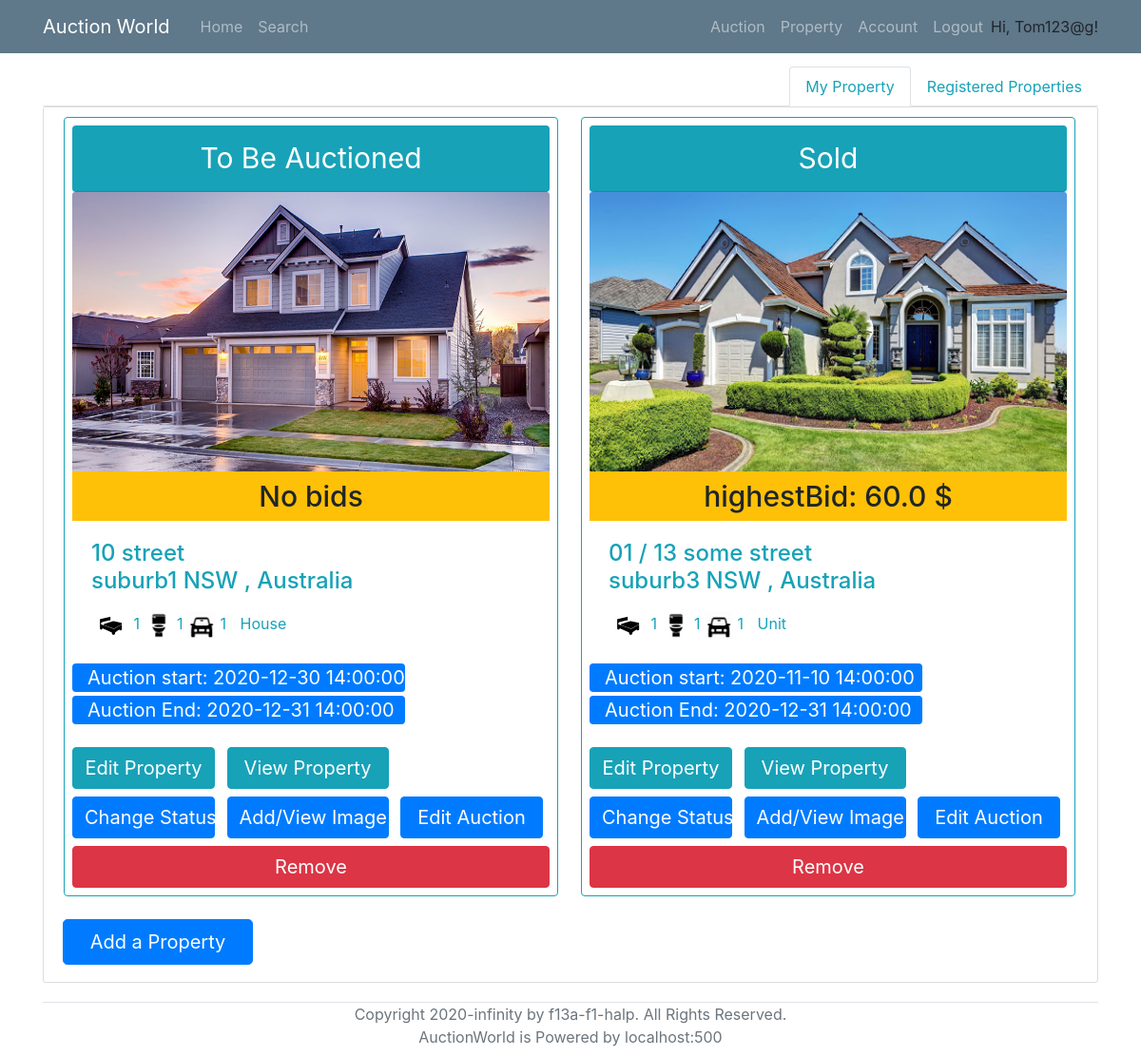
The page /property (signed in) on the database its author committed.
### models.py (models this page shows, shortened)
class User(UserMixin, db.Model):
    __tablename__ = 'User'
    id = db.Column(db.Integer, primary_key = True)
    login_name = db.Column(db.String(collation='NOCASE') ,unique=True, nullable=False)
    email = db.Column(db.String, unique=True, nullable=False)
    password_hash = db.Column(db.String, nullable=False)
    address = db.Column(db.String(1000), nullable=False)
    date_of_birth = db.Column(db.DateTime, nullable=False)
    phone_number = db.Column(db.String, nullable=False)
    id_confirmation = db.Column(db.String(100), nullable=True)
    auctionId = db.relationship('AuctionDetails', backref='seller', lazy='dynamic')
    properties = db.relationship('Property', backref='sellerID', lazy='dynamic')
    cards = db.relationship('BankDetails', backref='user', lazy='dynamic')
    registeredProperties = db.relationship('Property',secondary=lambda: RegisteredAssociation.__table__, backref="RegisteredBidders")

class Property(db.Model):
    __tablename__ = 'Property'
    id = db.Column(db.Integer, primary_key = True)
    property_type = db.Column(db.String)
    add_unit = db.Column(db.String(100))
    add_num = db.Column(db.String(100))
    add_name = db.Column(db.String(100))
    add_suburb = db.Column(db.String(100))
    add_state = db.Column(db.String(3))
    add_pc = db.Column(db.String(4))
    num_bedrooms = db.Column(db.Integer)
    num_parking = db.Column(db.Integer)
    num_bathrooms = db.Column(db.Integer)
    parking_features = db.Column(db.String)
    building_size = db.Column(db.Integer)
    land_size = db.Column(db.Integer)
    inspection_date = db.Column(db.DateTime)
    description = db.Column(db.String(2000))
    year_built = db.Column(db.Integer)
    status = db.Column(db.String)
    seller = db.Column(db.Integer, db.ForeignKey('User.id'))
    auctionId = db.relationship('AuctionDetails', backref='Property', uselist=False)
    photo_collection = db.relationship('Photos', backref='Property', lazy='dynamic')
    registeredBidders = db.relationship('User',secondary=lambda: RegisteredAssociation.__table__, backref="RegisteredProperties")

class Photos(db.Model):
    __tablename__ = 'Photos'
    id = db.Column(db.Integer, primary_key = True)
    photo = db.Column(db.String)
    property_id = db.Column(db.Integer, db.ForeignKey('Property.id'))

class AuctionDetails(db.Model):
    __tablename__ = 'AuctionDetails'
    id = db.Column(db.Integer, primary_key=True)
    AuctionStart = db.Column(db.DateTime, nullable=False)
    AuctionEnd = db.Column(db.DateTime, nullable=False)
    ReservePrice = db.Column(db.Float, nullable=False)
    MinBiddingGap = db.Column(db.Float, nullable=False)
    PropertyID = db.Column(db.String, db.ForeignKey('Property.id'), unique=True, nullable=False)
    SellerID = db.Column(db.Integer, db.ForeignKey('User.id'), nullable=False)

### routes.py (the view)
@app.route("/property")
def property_list():
    my_properties = db.session.query(Property,AuctionDetails,func.max(Bid.Amount).label('highestBid'))\
                        .filter(Property.seller==current_user.id)\
                        .outerjoin(AuctionDetails, AuctionDetails.PropertyID==Property.id)\
                        .outerjoin(Bid, Bid.AuctionID == AuctionDetails.id)\
                        .group_by(Property.id)
    propertiesID_registered=RegisteredAssociation.query.filter_by(RegisteredBidderID=current_user.id).all()
    registeredID_list = [ i.PropertyID for i in propertiesID_registered ]
    if len(registeredID_list) == 0:
        registered_properties =None
    else:
        registered_properties = db.session.query(Property,AuctionDetails,func.max(Bid.Amount).label('highestBid'))\
                                .filter(Property.id.in_(registeredID_list))\
                                .outerjoin(AuctionDetails, AuctionDetails.PropertyID==Property.id)\
                                .outerjoin(Bid, Bid.AuctionID == AuctionDetails.id)\
                                .group_by(Property.id)
    time_shift_1hr = datetime.now() + timedelta(hours=1)
    return render_template('property.html', properties = my_properties,registered_properties=registered_properties, now_date = time_shift_1hr)

### models.py (called while the page is built)
@login_manager.user_loader
def load_user(id):
    return User.query.get(id)

### templates/property.html (shortened to what this page needs)
{% extends "base.html" %}
{% block content %}
<nav>
    <div class="nav nav-tabs justify-content-end" id="nav-tab" role="tablist">
      <a class="nav-item nav-link text-info active" id="nav-home-tab" data-toggle="tab" href="#nav-home" role="tab" aria-controls="nav-home" aria-selected="true">My Property</a>
      <a class="nav-item nav-link text-info" id="nav-profile-tab" data-toggle="tab" href="#nav-profile" role="tab" aria-controls="nav-profile" aria-selected="false">Registered Properties</a>
    </div>
</nav>
<div class="tab-content" id="nav-tabContent">
    <div class="tab-pane fade show active" id="nav-home" role="tabpanel" aria-labelledby="nav-home-tab">
        <div class="content-section">
            {% if not properties %}
                <h1>No properties found. Add one now!</h1>
            {% else %}
            <div class="row col-xl-15">
                {% for (p,a,b) in properties %}
                    <div class="card border-info p-2 col-md-3.8 ml-3 mr-2 mb-3" style="width: 520px;">
                        <div class="card-header rounded text-center bg-info text-white" style="font-size: 30px;">
                            {% if p.status == "auction" %}
                                To Be Auctioned
                            {% elif p.status == "sold" %}
                                Sold
                            {% else %}
                                Error
                            {% endif %}
                        </div>
                        {% if not p.photo_collection.all() %}
                            <img class="card-img-top" src="/static/propertyImage/4.jpg" alt="Card image cap" style="width:502px; height: 300px;" >
                        {% else %}
                            <img class="card-img-top" src="/static/propertyImage/{{p.photo_collection.first().photo}}" alt="Card image cap" style="width:502px; height: 300px;" >
                        {% endif %}
                        <h6 class="card-subtitle pt-2 pb-2 text-center bg-warning" style="font-size: 30px;" >
                            {% if b:%}
                                highestBid: {{b}} $
                            {% else %}
                                No bids
                            {% endif%}
                        </h6>
                        <div class="card-body text-info">
                            <h4 class="card-title">
                                {% if p.add_unit %}
                                    {{p.add_unit}} /
                                {% endif %}
                                {{p.add_num}} {{p.add_name}}<br>{{p.add_suburb}} {{p.add_state}} {{p.pc}}, Australia
                            </h4>
                            <p class="card-text">
                                <span><img src="/static/propertyImage/bedicon.png" alt="Card image cap" style="width:40px; height: 40px;"> {{p.num_bedrooms}}</span>
                                <span><img src="/static/propertyImage/restroom.png" alt="Card image cap" style="width:30px; height: 30px;"> {{p.num_bedrooms}}</span>
                                <span><img src="/static/propertyImage/car.png" alt="Card image cap" style="width:30px; height: 30px;"> {{p.num_parking}}</span>
                                <span style="margin-top: 7px; margin-left: 10px;">{{p.property_type}}</span>
                            </p>
                        </div>
                    {% if a.AuctionStart and a.AuctionEnd %}
                    <div class="mb-2" style="font-size: 20px; width: 350px;">
                        <p class="bg-primary text-white rounded pl-3  mb-1"> Auction start: {{a.AuctionStart}} </p>
                        <p class="bg-primary text-white rounded pl-3 "> Auction End:   {{a.AuctionEnd}} </p>
                    </div>
                    {% else%}
                        <div style="height: 79.2px;width: 350px;">
                            <p class="bg-secondary text-white rounded pl-3  mb-1" style="font-size: 35px;">No Auction Details</p>
                        </div>
                    {% endif %}
                    <div>
                        <span>
                            {% if now_date > p.inspection_date %}
                                <a href="{{ url_for('edit_property', p_id = p.id) }}"><button class='btn btn-info text-white mr-2 ' style="width: 150px; font-size: 20px;" type='submit' disabled>Edit Property</button></a>
                            {% else %}
                                <a href="{{ url_for('edit_property', p_id = p.id) }}"><button class='btn btn-info text-white mr-2 ' style="width: 150px; font-size: 20px;" type='submit'>Edit Property</button></a>
                            {% endif %}
                        </span>
                        <span><a href="{{ url_for('viewProperty', property_id = p.id) }}"><button class='btn btn-info text-white mr-2 ' style="width: 170px; font-size: 20px;" type='submit'>View Property</button></a></span>
                    </div>
                    <div class="mt-2 mb-2">
                        <span><a href="{{ url_for('change_status', p_id = p.id) }}"><button class='btn btn-primary text-white mr-2 ' style="width: 150px; font-size: 20px;" type='submit'>Change Status</button></a></span>
                        <span><a href="{{ url_for('property_image', p_id = p.id) }}"><button class='btn btn-primary text-white mr-2' style="width: 170px; font-size: 20px;" type='submit'>Add/View Image</button></a></span>
                        <span><a href="{{ url_for('createAuction', PropertyID = p.id) }}"><button class='btn btn-primary text-white ' style="width: 150px; font-size: 20px;"  type='submit'>Edit Auction</button></a></span>
                    </div>
                    <a href="{{ url_for('remove_property', p_id = p.id) }}" onclick = "{if (confirm ( 'Are you sure?')) {this. document.formname.submit (); return true;} return false;} "><button class='btn btn-danger'  style="width: 100%; font-size: 20px;" type='submit'>Remove</button></a>
                </div>
                {% endfor %}
            </div>
            {% endif %}
            <a href="{{ url_for('add_property') }}">
                <button class='btn btn-primary btn-lg text-white mt-2 mb-2' style="width: 200px;" type='submit'>Add a Property</button>
            </a>
        </div>
    </div>
</div>
{% endblock %}

### templates/base.html (shortened to what this page needs)
<!DOCTYPE html>
<html lang="en">
<head>
    <link rel="stylesheet" type="text/css" href="../static/css/main.css">
    <link rel="stylesheet" href="https://maxcdn.bootstrapcdn.com/bootstrap/4.0.0/css/bootstrap.min.css">
</head>
<body>
    <header class="site-header">
        <nav class="navbar navbar-expand-md navbar-dark bg-steel fixed-top">
          <div class="container">
            <a class="navbar-brand mr-4" href="/" >Auction World</a>
            <div class="collapse navbar-collapse" id="navbarToggle">
              <div class="navbar-nav mr-auto">
                <a class="nav-item nav-link" href="{{ url_for('home') }}">Home</a>
                <a class="nav-item nav-link" href="/search">Search</a>
              </div>
              <div class="navbar-nav">
                {% if current_user.is_authenticated %}
                  <a class="nav-item nav-link" href="/auction">Auction</a>
                  <a class="nav-item nav-link" href="/property">Property</a>
                  <a class="nav-item nav-link" href={{ url_for("account", login_name=current_user.login_name) }}>Account</a>
                  <a class="nav-item nav-link" href="/logout">Logout</a>
                  <p style="margin-top: 8px; margin-bottom: 0px;">Hi, {{ current_user.login_name }}!</p>
                {% endif %}
              </div>
            </div>
          </div>
        </nav>
      </header>
      <main role="main" class="container" style="margin-top: 70px;">
        <div class="row">
          <div class="col-md-12">
            {% block content %}{% endblock %}
          </div>
        </div>
        <div class="border-top relative-bottom text-center text-muted mb-2" >
          Copyright 2020-infinity by f13a-f1-halp. All Rights Reserved. <br>
          AuctionWorld is Powered by localhost:500
        </div>
      </main>
</body>
</html>

### static/css/main.css (style rules this page uses)
body { background: #fafafa; color: #333333; margin-top: 5rem; }
h1, h2, h3, h4, h5, h6 { color: #444444; }
.bg-steel { background-color: #5f788a; }
.site-header .navbar-nav .nav-link { color: #cbd5db; }
.content-section { background: #ffffff; padding: 10px 20px; border: 1px solid #dddddd; border-radius: 3px; margin-bottom: 20px; }

### rows shown on the page
User: login_name "Tom123@g"
Property: status "To Be Auctioned", photo_collection.first (picture), shows "No bids", add_num "10", add_name "street", add_suburb "suburb1", add_state "NSW", num_bedrooms "1", num_parking "1", property_type "House", AuctionStart "2020-12-30 14:00:00", AuctionEnd "2020-12-31 14:00:00"
Property: status "Sold", b "60.0", add_unit "01", add_num "13", add_name "some street", add_suburb "suburb3", add_state "NSW", num_bedrooms "1", num_parking "1", property_type "Unit", AuctionStart "2020-11-10 14:00:00", AuctionEnd "2020-12-31 14:00:00"
